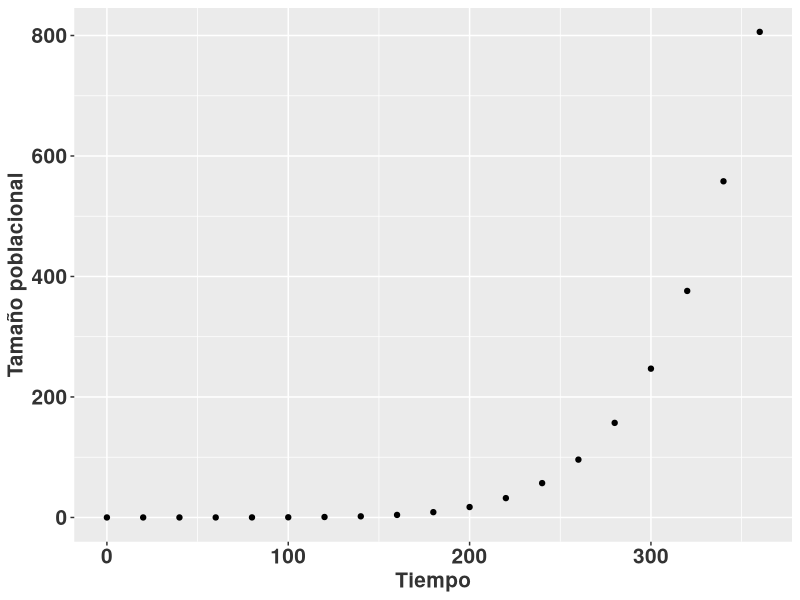

Write R code to recreate this figure.
## ---- chunk 1
library(ggplot2)
rlt_theme <- theme(axis.title.y = element_text(colour="grey20",size=15,face="bold"),
        axis.text.x = element_text(colour="grey20",size=15, face="bold"),
        axis.text.y = element_text(colour="grey20",size=15,face="bold"),  
        axis.title.x = element_text(colour="grey20",size=15,face="bold"))
## ---- chunk 2
ggplot(pressure, aes(temperature, pressure))+
  geom_point()+
  rlt_theme+
  xlab("Tiempo")+
  ylab("Tamaño poblacional")

